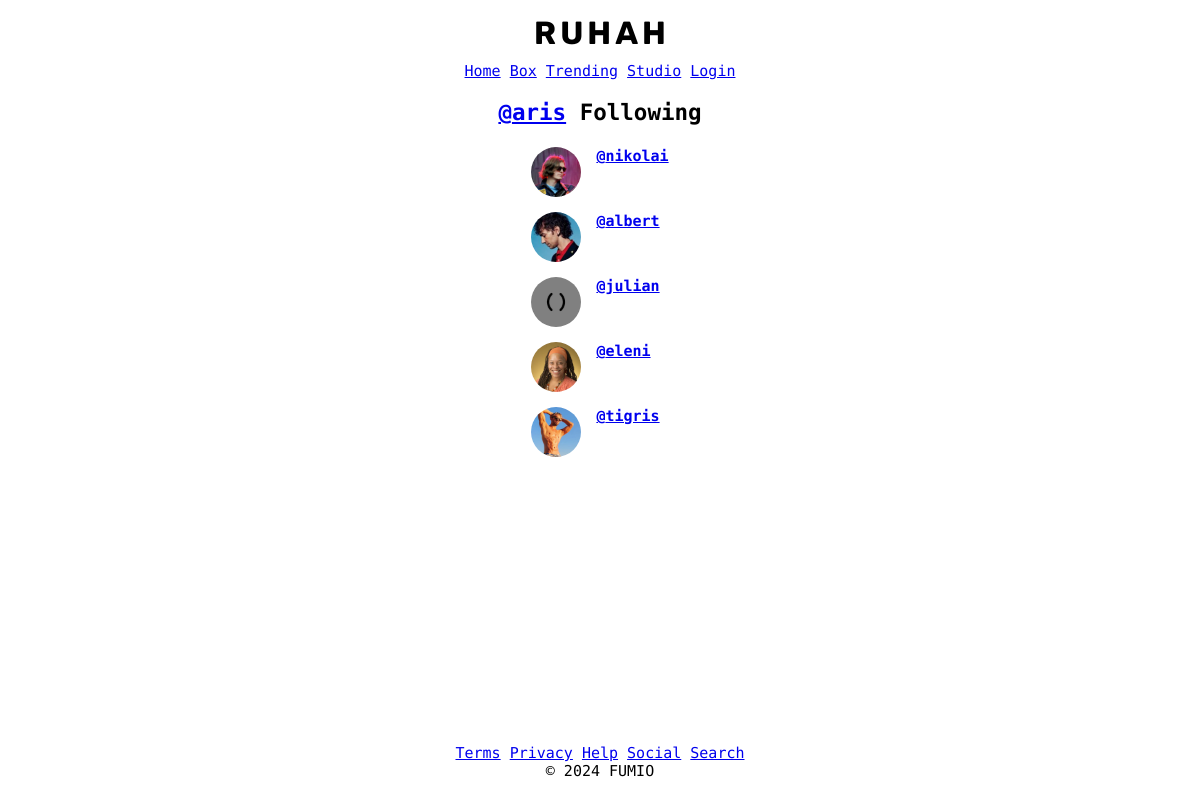
Page /accounts/aris/following/ on the committed database.
### accounts/models.py (models this page shows, shortened)
class CustomUser(AbstractUser):
    is_stylist = models.CharField(max_length=10, choices=[('yes', 'Yes'), ('no', 'No')], default='no')
    is_customer = models.CharField(max_length=10, choices=[('yes', 'Yes'), ('no', 'No')], default='no')
    is_seller = models.CharField(max_length=10, choices=[('yes', 'Yes'), ('no', 'No')], default='no')
    bio = models.CharField(max_length=150, blank=True, null=True)
    name = models.CharField(max_length=30, blank=True, null=True)
    pfp = models.ImageField(upload_to='pfps/', blank=True, null=True, default='pfps/default_img.jpg')
    followers_list = models.ManyToManyField(
        'self',
        through='UserFollows',
        symmetrical=False,
        related_name='following_list'
    )

### accounts/views.py (the view)
# urls.py: path('<str:username>/following/', views.following_list, name='following_list'),
def following_list(request, username):
    profile_user = get_object_or_404(CustomUser, username=username)
    following = UserFollows.objects.filter(user_from=profile_user).select_related('user_to')
    following_list = [relation.user_to for relation in following]
    context = {
        'profile_user': profile_user,
        'following': following_list,
    }
    return render(request, 'accounts/following_list.html', context)

### accounts/templates/accounts/following_list.html (shortened to what this page needs)
{% extends "core/base.html" %}
{% block page-header %}
  <a href="{% url 'accounts:public_profile' profile_user.username %}">@{{ profile_user.username }}</a> Following
{% endblock %}
{% block content %}
<div style="margin-top: -25px;">
    <ul style="list-style-type: none; padding: 0;">
        {% for user in following %}
            {% if user.username %}
                <li style="display: flex; align-items: center; margin-bottom: 15px;">
                    {% if user.pfp %}
                        <img src="{{ user.pfp.url }}" alt="Profile Picture" style="width: 50px; height: 50px; border-radius: 50%; object-fit: cover; margin-right: 15px;">
                    {% endif %}
                    <div style="display: flex; flex-direction: column; justify-content: space-between; height: 50px;">
                        <div>
                            <a href="{% url 'accounts:public_profile' user.username %}" style="font-weight: bold;">@{{ user.username }}</a>
                        </div>
                    </div>
                </li>
            {% endif %}
        {% endfor %}
    </ul>
</div>
{% endblock %}

### core/static/core/styles.css (style rules this page uses)
html { height: 100%; }
body { display: flex; flex-direction: column; min-height: 100vh; margin: 0 20px; font-family: 'Roboto Mono'; font-size: 15px; }

### rows in the picture
CustomUser: username "aris"
CustomUser: pfp (picture), username "nikolai"
CustomUser: pfp (picture), username "albert"
CustomUser: pfp (placeholder picture), username "julian"
CustomUser: pfp (picture), username "eleni"
CustomUser: pfp (picture), username "tigris"
